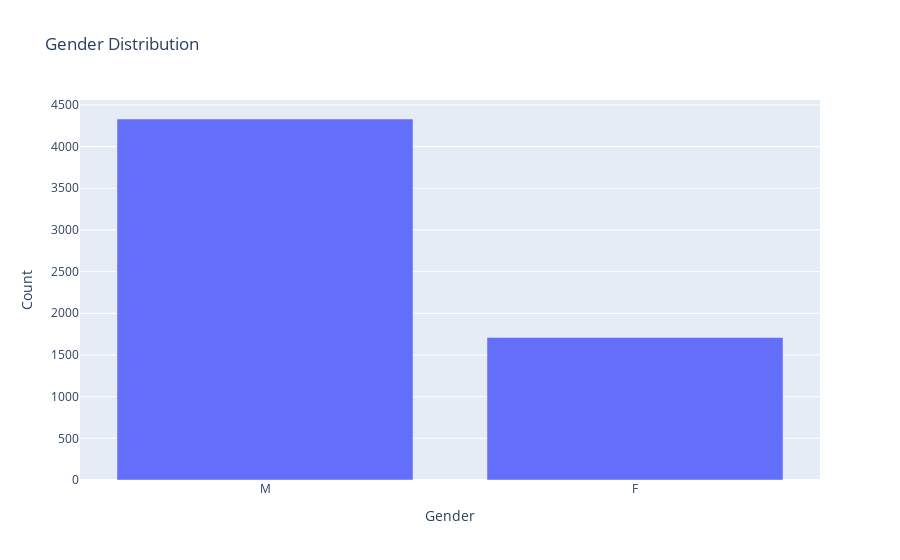

Notebook code cell kept with this figure:
### Code cell
gender_counts = users["Gender"].value_counts()
fig = px.bar(x=gender_counts.index, y=gender_counts.values, title='Gender Distribution', labels={'x': 'Gender', 'y': 'Count'})
fig.show()

### Figure 1 — Plotly figure (JSON) as saved in the notebook; plotly's stock layout.template omitted (floating-point values rounded to 4 significant figures)
{"data": [{"hovertemplate": "Gender=%{x}<br>Count=%{y}<extra></extra>", "legendgroup": "", "marker": {"color": "#636efa", "pattern": {"shape": ""}}, "name": "", "orientation": "v", "showlegend": false, "textposition": "auto", "type": "bar", "x": ["M", "F"], "xaxis": "x", "y": [4331, 1709], "yaxis": "y"}], "layout": {"barmode": "relative", "legend": {"tracegroupgap": 0}, "title": {"text": "Gender Distribution"}, "xaxis": {"anchor": "y", "domain": [0, 1], "title": {"text": "Gender"}}, "yaxis": {"anchor": "x", "domain": [0, 1], "title": {"text": "Count"}}}}
